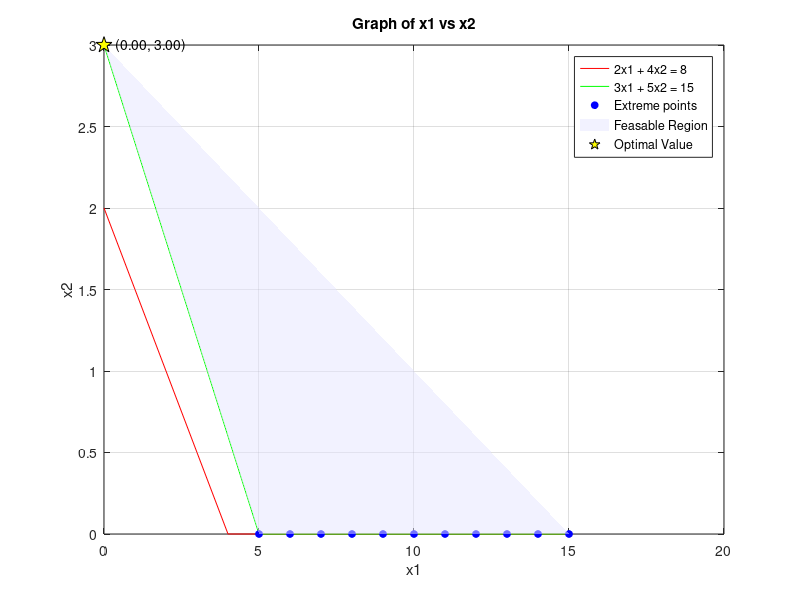

The MATLAB source for this figure:
%{
    Minimize Z = 3x1 + 2x2
    Subject to  2x1 + 4x2 >= 8
                3x1 + 5x2 >= 15
                x1 >=0 , x2 >= 0
%}

format short;
clear all;
clc;

C = [3, 2];
A = [2, 4; 3, 5];
b = [8; 15];

x1 = 0:max(b);
x21 = (b(1) - A(1, 1) * x1) ./ A(1, 2);
x22 = (b(2) - A(2, 1) * x1) ./ A(2, 2);
x21 = max(0, x21);
x22 = max(0, x22);

plot(x1, x21, "r", "DisplayName", "2x1 + 4x2 = 8")
hold on;
plot(x1, x22, "g", "DisplayName", "3x1 + 5x2 = 15");
xlabel("x1");
ylabel("x2");
title("Graph of x1 vs x2");
legend show;
grid on;

cx1 = find(x1==0);
cx21 = find(x21==0);
cx22 = find(x22==0);

line1 = [x1(:, [cx1, cx21]); x21(:, [cx1, cx21])]';
line2 = [x1(:, [cx1, cx22]); x22(:, [cx1, cx22])]';

corpt = [line1; line2];

SA = [0; 0];
for i = 1:size(A, 1)
    s1 = A(i, :);
    b1 = b(i, :);
    for j = i+1:size(A, 1)
        s2 = A(j, :);
        b2 = b(j, :);

        A1 = [s1; s2];
        B1 = [b1; b2];
        X = A1 \ B1;
        SA = [SA X];
    end
end

ptt = SA';

points = unique([corpt; ptt], "rows");

for i = 1: size(points, 1)
    px1 = points(i, 1);
    px2 = points(i, 2);
    cons1(i) = A(1, 1)*px1 + A(1, 2)*px2 - b(1);
    cons2(i) = A(2, 1)*px1 + A(2, 2)*px2 - b(2);
end

%%% Constraint changed from filtering out > 0 to removing < 0!!!
k1 = find(cons1 < 0);
k2 = find(cons2 < 0);
%%% As all constraints are >= 0, there's a good chance that we'll have
%%% faulty points!
k3 = find(points(:, 1) < 0);
k4 = find(points(:, 2) < 0);
k = unique([k1, k2, k3, k4]);

points(k, :) = [];

if isempty(points)
    fprintf("There exists no feasable solution.\n");
else
    plot(points(:, 1), points(:, 2), "bo", "MarkerSize", 5, "MarkerFaceColor", "b", "DisplayName", "Extreme points");
    if size(points, 1) >= 3
        K = convhull(points(:, 1), points(:, 2));
        patch(points(K, 1), points(K, 2),[0.9 0.9 1], "FaceAlpha", 0.5, "EdgeColor", "none", "DisplayName", "Feasable Region");
    end

    z = points * C';
    table = [points, z];

    [optim_z, optim_idx] = min(z);
    optim_x1 = points(optim_idx, 1);
    optim_x2 = points(optim_idx, 2);
    fprintf("Optimal value is %.2f at (%.2f, %.2f)\n", optim_z, optim_x1, optim_x2);
    
    plot(optim_x1, optim_x2, "kp", "MarkerSize", 12, "MarkerFaceColor", "y", "DisplayName", "Optimal Value");
    text(optim_x1, optim_x2, sprintf("    (%.2f, %.2f)", optim_x1, optim_x2));
end
